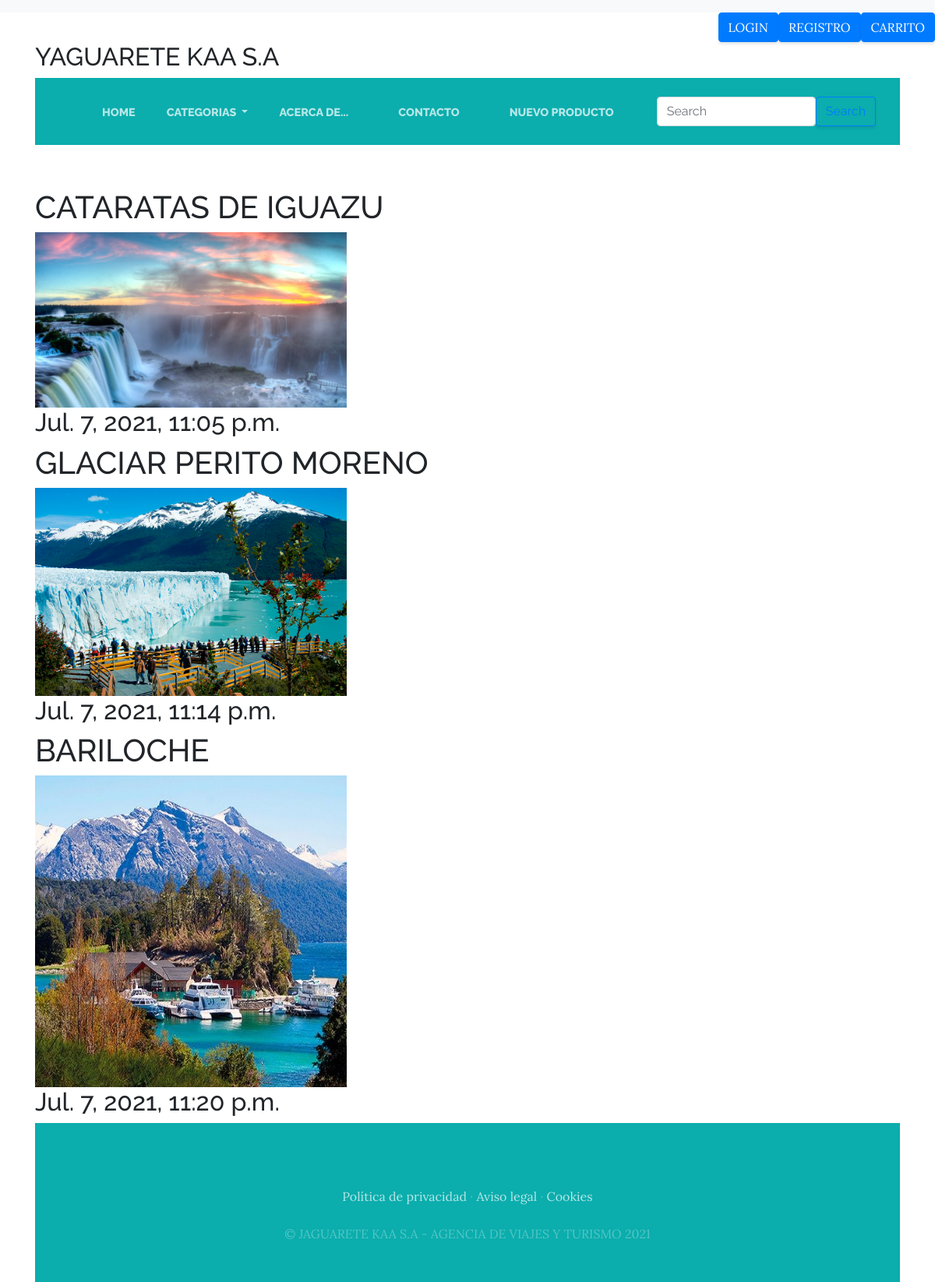
Page /categorias/1/ on the committed database.
### ProyectoWebApp/models.py (models this page shows)
class Productos(models.Model):
    categoria = models.ForeignKey(Categorias, on_delete=models.CASCADE,
related_name="clasificacion_seccion")
    fecha_creacion = models.DateTimeField(auto_now_add= True)
    titulo = models.CharField(max_length=2000, null=False)
    descripcion = models.CharField(max_length=2000, null=False)
    imagen = models.ImageField(upload_to="productos", blank=True, null=True)
    precio = models.IntegerField()
    precio_oferta = models.IntegerField()
    usuario = models.ForeignKey(User, on_delete=models.CASCADE, related_name="usuario")
    subtotal = models.IntegerField(default=0)

### ProyectoWebApp/views.py (the view)
# urls.py: path('categorias/<categorias_id>/',views.categorias, name="CATEGORIAS"),
def categorias(request, categorias_id):
    categoria = Categorias.objects.get(id=categorias_id)
    productos = Productos.objects.filter(categoria=categoria)
    contexto = {
        'productos': productos
    }
    return render(request,"ProyectoWebApp/categorias.html", contexto)

### ProyectoWebApp/templates/ProyectoWebApp/categorias.html (shortened to what this page needs)
{% extends "ProyectoWebApp/base.html" %}
{% load static %}
{% block content %}
{% for producto in productos %}
<h1>{{ producto.titulo }}</h1>
<img src="{{ producto.imagen.url }}" alt="" style="width:400px;">
<h2>{{producto.fecha_creacion }}</h2>
{% endfor %}
{% endblock %}

### ProyectoWebApp/static/ProyectoWebApp/css/gestion.css (style rules this page uses)
body { font-family: 'Lora'; background: white; background-attachment: fixed; background-position: center; background-size: auto; }
h1, h2, h3, h4, h5, h6 { font-family: 'Raleway'; }

### rows in the picture
Productos: titulo "CATARATAS DE IGUAZU", imagen (picture), fecha_creacion "Jul. 7, 2021, 11:05 p.m."
Productos: titulo "GLACIAR PERITO MORENO", imagen (picture), fecha_creacion "Jul. 7, 2021, 11:14 p.m."
Productos: titulo "BARILOCHE", imagen (picture), fecha_creacion "Jul. 7, 2021, 11:20 p.m."
